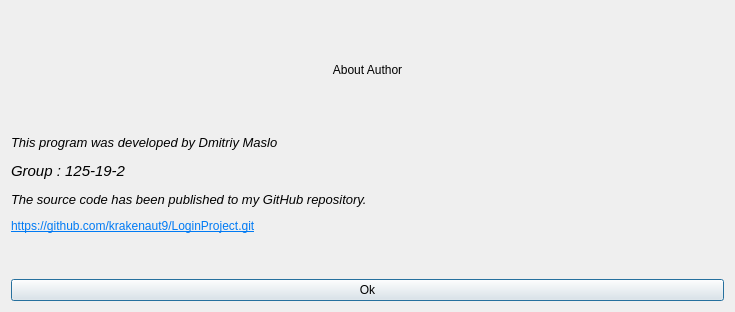
<?xml version="1.0" encoding="UTF-8"?>
<ui version="4.0">
 <class>AboutWindow</class>
 <widget class="QDialog" name="AboutWindow">
  <property name="geometry">
   <rect>
    <x>0</x>
    <y>0</y>
    <width>735</width>
    <height>312</height>
   </rect>
  </property>
  <property name="windowTitle">
   <string>Dialog</string>
  </property>
  <layout class="QVBoxLayout" name="verticalLayout">
   <item>
    <widget class="QLabel" name="titleLabel">
     <property name="text">
      <string>About Author</string>
     </property>
     <property name="textFormat">
      <enum>Qt::AutoText</enum>
     </property>
     <property name="alignment">
      <set>Qt::AlignCenter</set>
     </property>
     <property name="wordWrap">
      <bool>false</bool>
     </property>
    </widget>
   </item>
   <item>
    <widget class="QLabel" name="textLabel">
     <property name="text">
      <string>&lt;html&gt;&lt;head/&gt;&lt;body&gt;&lt;p&gt;&lt;span style=&quot; font-size:10pt; font-style:italic; color:#000000;&quot;&gt;This program was developed by Dmitriy Maslo&lt;/span&gt;&lt;/p&gt;&lt;p&gt;&lt;span style=&quot; font-family:'Courier New'; font-size:11pt; font-style:italic; color:#000000;&quot;&gt;Group : 125-19-2&lt;/span&gt;&lt;/p&gt;&lt;p&gt;&lt;span style=&quot; font-size:10pt; font-style:italic; color:#000000;&quot;&gt;The source code has been published to my GitHub repository.&lt;/span&gt;&lt;/p&gt;&lt;p&gt;&lt;a href=&quot;https://github.com/krakenaut9/LoginProject.git&quot;&gt;&lt;span style=&quot; text-decoration: underline; color:#007af4;&quot;&gt;https://github.com/krakenaut9/LoginProject.git&lt;/span&gt;&lt;/a&gt;&lt;/p&gt;&lt;p&gt;&lt;br/&gt;&lt;/p&gt;&lt;/body&gt;&lt;/html&gt;</string>
     </property>
    </widget>
   </item>
   <item>
    <widget class="QPushButton" name="exitButton">
     <property name="text">
      <string>Ok</string>
     </property>
    </widget>
   </item>
  </layout>
 </widget>
 <resources/>
 <connections>
  <connection>
   <sender>exitButton</sender>
   <signal>clicked()</signal>
   <receiver>AboutWindow</receiver>
   <slot>accept()</slot>
   <hints>
    <hint type="sourcelabel">
     <x>262</x>
     <y>273</y>
    </hint>
    <hint type="destinationlabel">
     <x>390</x>
     <y>294</y>
    </hint>
   </hints>
  </connection>
 </connections>
</ui>
